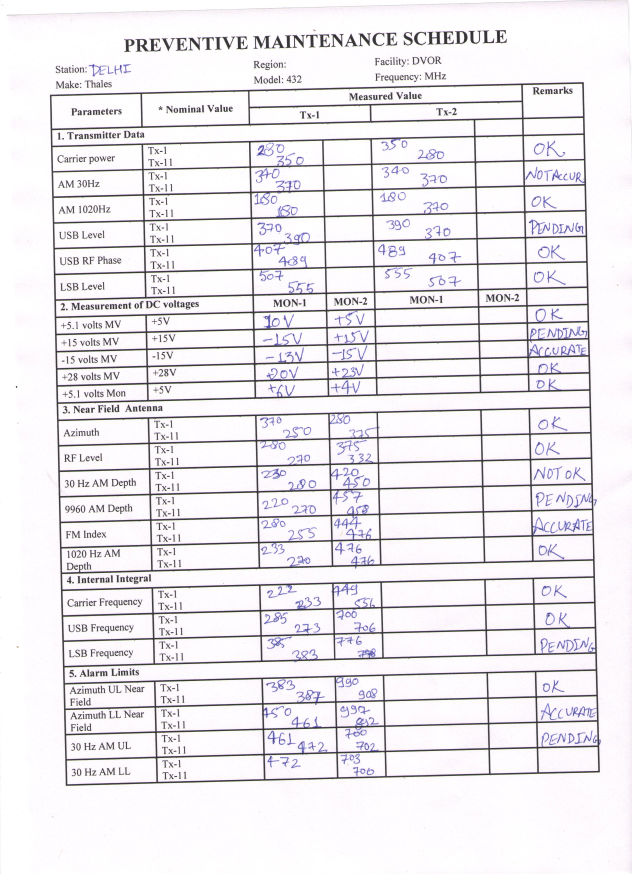
#> input picture images/Image.jpg, 2528 x 3507 px (shown at 1/4 size)
$ python -i crop_image.py   (imports and definitions only)
#> lines starting #> are read from the running program, lines starting #| are printed output that depends on the picture; after the words box and inside, x2 and y2 are one past the last pixel; in counts of white or black regions, pixels touching at a corner belong together
import cv2
import numpy as np
import math

def crop_to_text(image):
    MAX_COLOR_VAL = 255
    BLOCK_SIZE = 15
    SUBTRACT_FROM_MEAN = -2

    img_bin = cv2.adaptiveThreshold(
        ~image,
        MAX_COLOR_VAL,
        cv2.ADAPTIVE_THRESH_MEAN_C,
        cv2.THRESH_BINARY,
        BLOCK_SIZE,
        SUBTRACT_FROM_MEAN,
    )

    img_h, img_w = image.shape
    horizontal_kernel = cv2.getStructuringElement(cv2.MORPH_RECT, (int(img_w * 0.5), 1))
    vertical_kernel = cv2.getStructuringElement(cv2.MORPH_RECT, (1, int(img_h * 0.7)))
    horizontal_lines = cv2.morphologyEx(img_bin, cv2.MORPH_OPEN, horizontal_kernel)
    vertical_lines = cv2.morphologyEx(img_bin, cv2.MORPH_OPEN, vertical_kernel)
    both = horizontal_lines + vertical_lines
    cleaned = img_bin - both

    # Get rid of little noise.
    kernel = cv2.getStructuringElement(cv2.MORPH_ELLIPSE, (3, 3))
    opened = cv2.morphologyEx(cleaned, cv2.MORPH_OPEN, kernel)
    opened = cv2.dilate(opened, kernel)

    contours, hierarchy = cv2.findContours(opened, cv2.RETR_LIST, cv2.CHAIN_APPROX_SIMPLE)
    bounding_rects = [cv2.boundingRect(c) for c in contours]
    NUM_PX_COMMA = 6
    MIN_CHAR_AREA = 5 * 9
    char_sized_bounding_rects = [(x, y, w, h) for x, y, w, h in bounding_rects if w * h > MIN_CHAR_AREA]
    if char_sized_bounding_rects:
        minx, miny, maxx, maxy = math.inf, math.inf, 0, 0
        for x, y, w, h in char_sized_bounding_rects:
            minx = min(minx, x)
            miny = min(miny, y)
            maxx = max(maxx, x + w)
            maxy = max(maxy, y + h)
        x, y, w, h = minx, miny, maxx - minx, maxy - miny
        cropped = image[y:min(img_h, y+h+NUM_PX_COMMA), x:min(img_w, x+w)]
    else:
        # If we morphed out all of the text, assume an empty image.
        cropped = MAX_COLOR_VAL * np.ones(shape=(20, 100), dtype=np.uint8)
    bordered = cv2.copyMakeBorder(cropped, 5, 5, 5, 5, cv2.BORDER_CONSTANT, None, 255)
    return bordered


#image = cv2.imread(r"D:\study\SIH\clips\a21.png", cv2.IMREAD_GRAYSCALE)
#image = crop_to_text(image)
#cv2.imwrite(r"D:\study\SIH\images\a18.png", image)

>>> import cv2
>>> picture = cv2.imread('images/Image.jpg', cv2.IMREAD_GRAYSCALE)
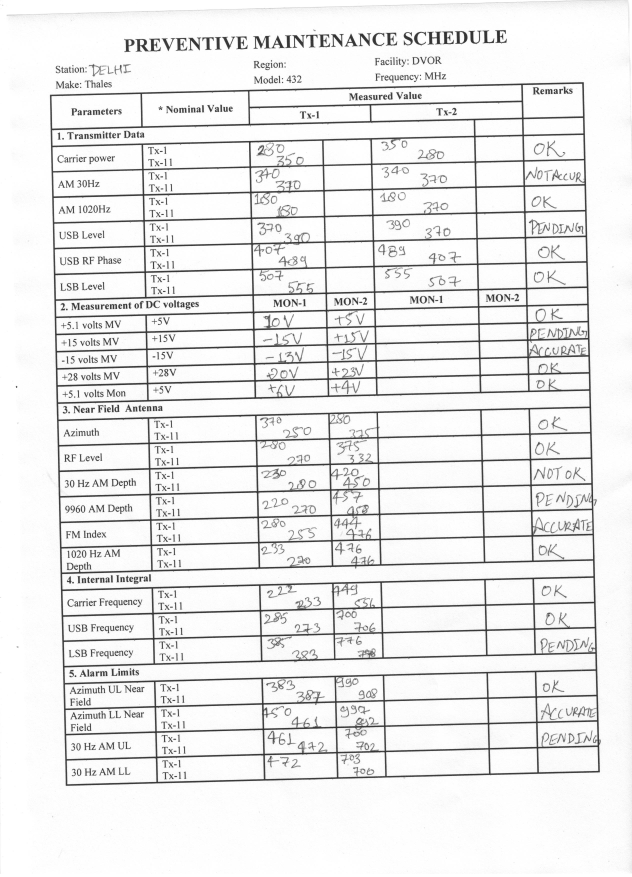
#> picture: shape (3507, 2528) (shown at 1/4 size); min 29, max 255, mean 235.1
>>> result = crop_to_text(picture)
#> in crop_to_text, `img_bin = cv2.adaptiveThreshold( ~image, MAX_COLOR_VAL, cv2.ADAPTIVE_T..`:
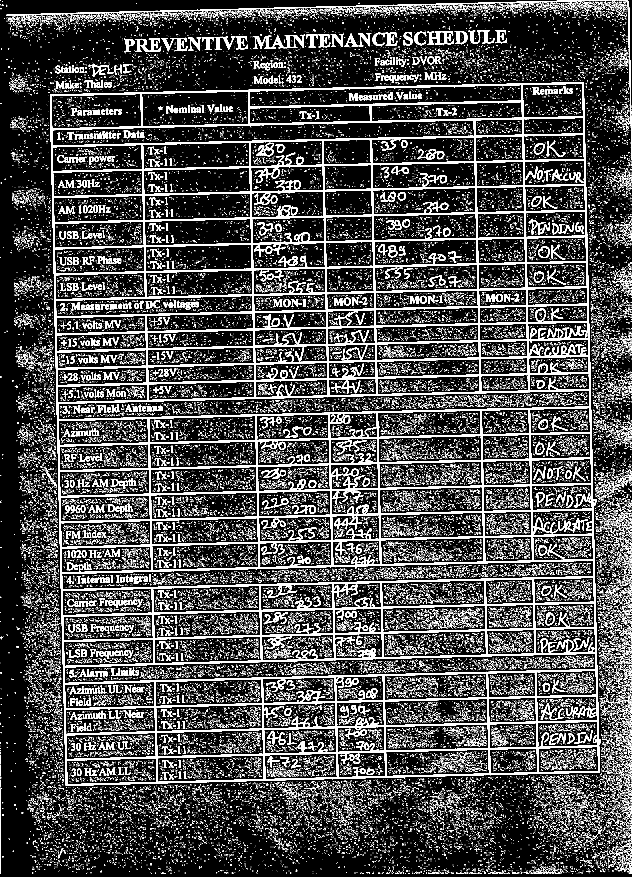
#> img_bin: shape (3507, 2528) (shown at 1/4 size); 14.5% white; 97581 white regions (95421 under 20 px), largest, box (x1, y1, x2, y2) and area: (200, 329, 2403, 3144) 576407, (25, 0, 2415, 67) 8198, (541, 154, 644, 208) 2444
#> in crop_to_text, `horizontal_lines = cv2.morphologyEx(img_bin, cv2.MORPH_OPEN, horizonta..`: horizontal_lines: shape (3507, 2528); every value is 0
#> in crop_to_text, `opened = cv2.morphologyEx(cleaned, cv2.MORPH_OPEN, kernel)`:
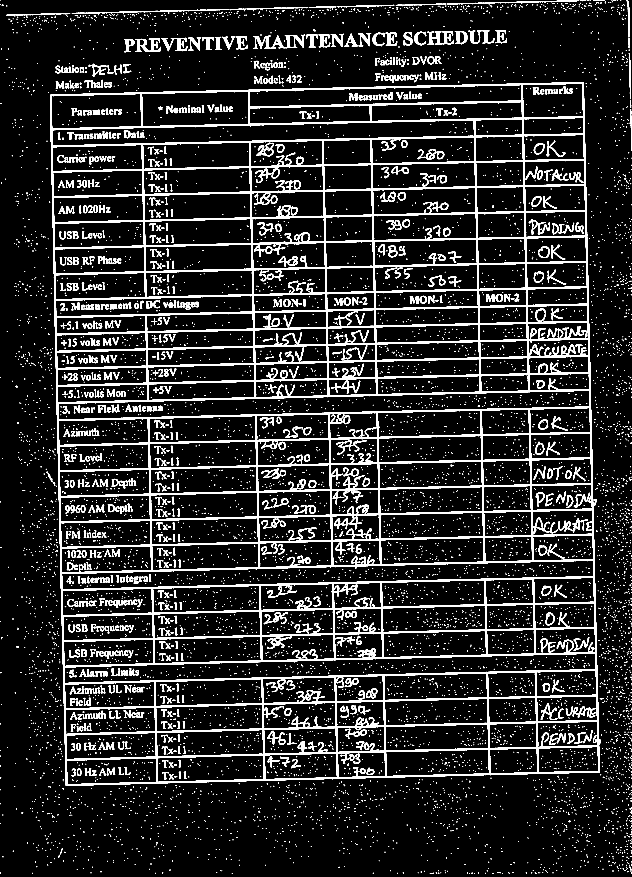
#> opened: shape (3507, 2528) (shown at 1/4 size); 10.3% white; 9617 white regions (8430 under 20 px), largest, box (x1, y1, x2, y2) and area: (200, 329, 2403, 3144) 571140, (541, 154, 644, 208) 2429, (1012, 142, 1083, 196) 1563
#> in crop_to_text, `opened = cv2.dilate(opened, kernel)`:
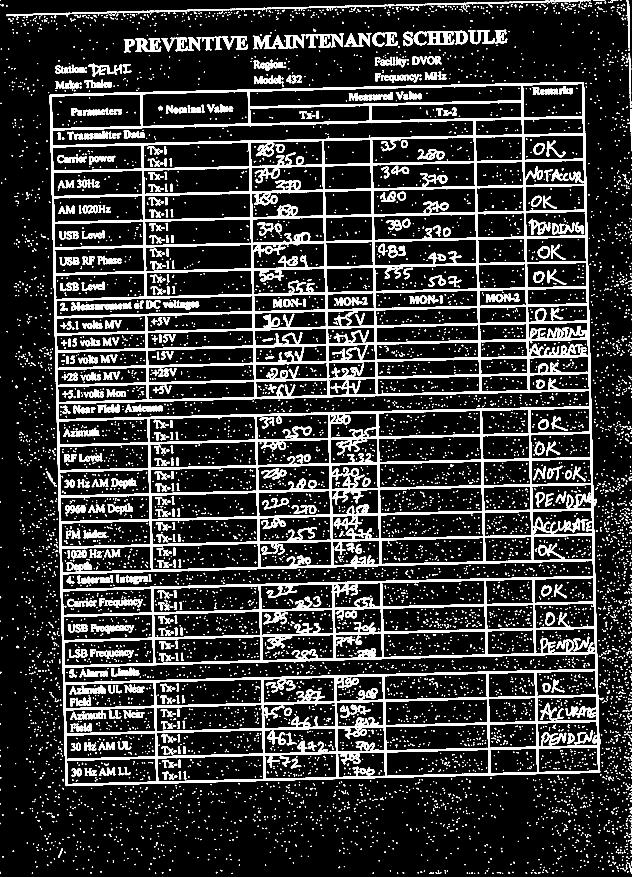
#> opened: shape (3507, 2528) (shown at 1/4 size); 14.7% white; 8938 white regions (6403 under 20 px)
#> in crop_to_text, `contours, hierarchy = cv2.findContours(opened, cv2.RETR_LIST, cv2.CHAI..`: contours = 9808 contours, 7876 with area under 20; largest, box (x1, y1, x2, y2) and area: (199, 328, 2404, 3145) 5909549, (233, 1563, 2358, 1678) 131266, (258, 2615, 2383, 2732) 130107, (248, 2242, 2374, 2358) 129274, (209, 481, 1896, 583) 102828
#> in crop_to_text, `bounding_rects = [cv2.boundingRect(c) for c in contours]`: bounding_rects = 9808 items, first 6: (2008, 3491, 5, 5), (1968, 3491, 7, 5), (1896, 3491, 5, 5), (1875, 3491, 6, 5), (926, 3491, 5, 5), (1939, 3490, 5, 5)
#> in crop_to_text, `char_sized_bounding_rects = [(x, y, w, h) for x, y, w, h in bounding_r..`: char_sized_bounding_rects = 2120 items, first 6: (1718, 3490, 18, 6), (2152, 3489, 10, 5), (1884, 3489, 7, 7), (1742, 3489, 8, 7), (2138, 3488, 9, 8), (2032, 3487, 9, 9)
#> the loop in crop_to_text, `for x, y, w, h in char_sized_bounding_rects:` made 2120 passes
#> (x, y, w, h, minx, miny, maxx) on passes 1 to 3: (1718, 3490, 18, 6, 1718, 3490, 1736), (2152, 3489, 10, 5, 1718, 3489, 2162), (1884, 3489, 7, 7, 1718, 3489, 2162)
#> in crop_to_text, `x, y, w, h = minx, miny, maxx - minx, maxy - miny`: x = 0; w = 2528; h = 3496
#> in crop_to_text, `cropped = image[y:min(img_h, y+h+NUM_PX_COMMA), x:min(img_w, x+w)]`:
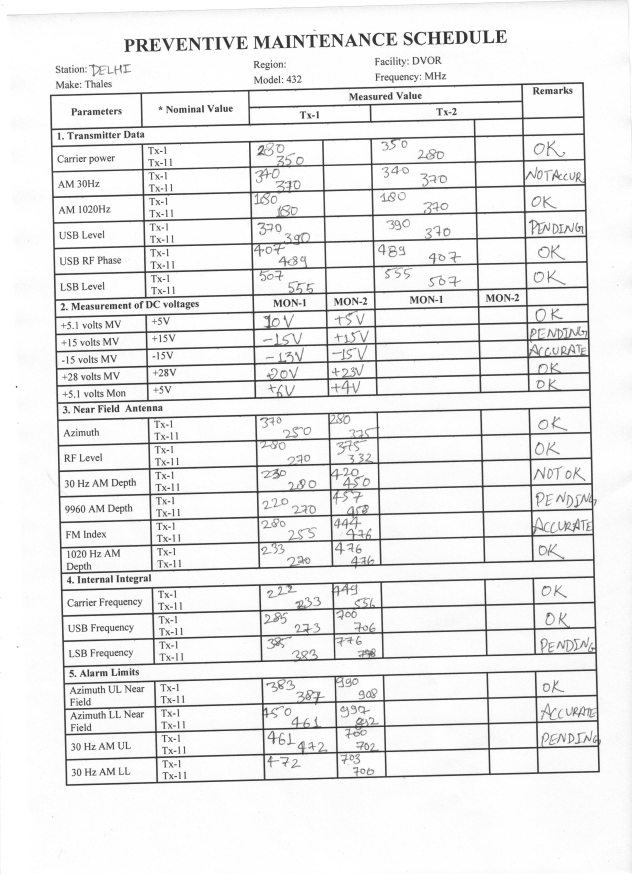
#> cropped: shape (3502, 2528) (shown at 1/4 size); min 29, max 255, mean 235
#> in crop_to_text, `bordered = cv2.copyMakeBorder(cropped, 5, 5, 5, 5, cv2.BORDER_CONSTANT..`:
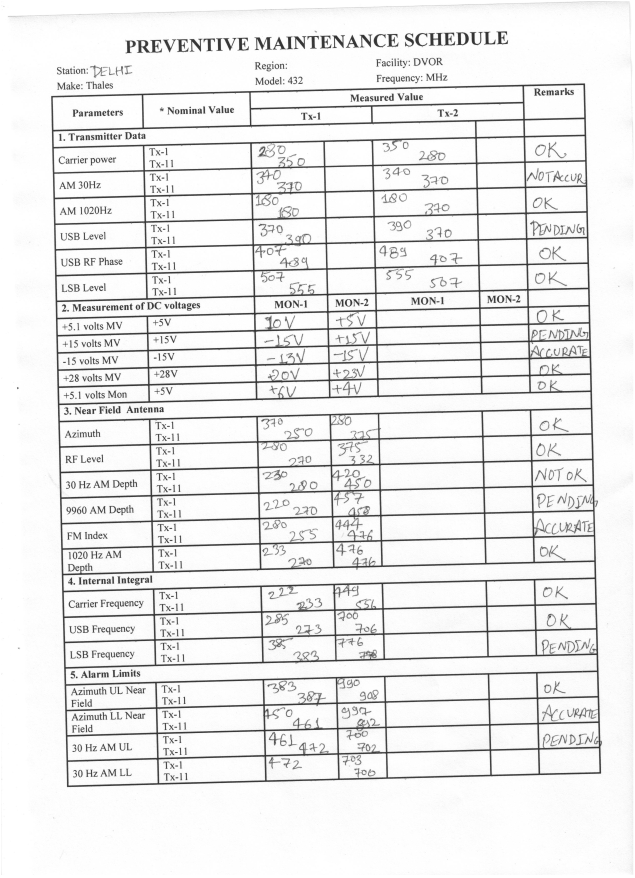
#> bordered: shape (3512, 2538) (shown at 1/4 size); min 29, max 255, mean 235.2

$ run again, on images/qqq.jpg
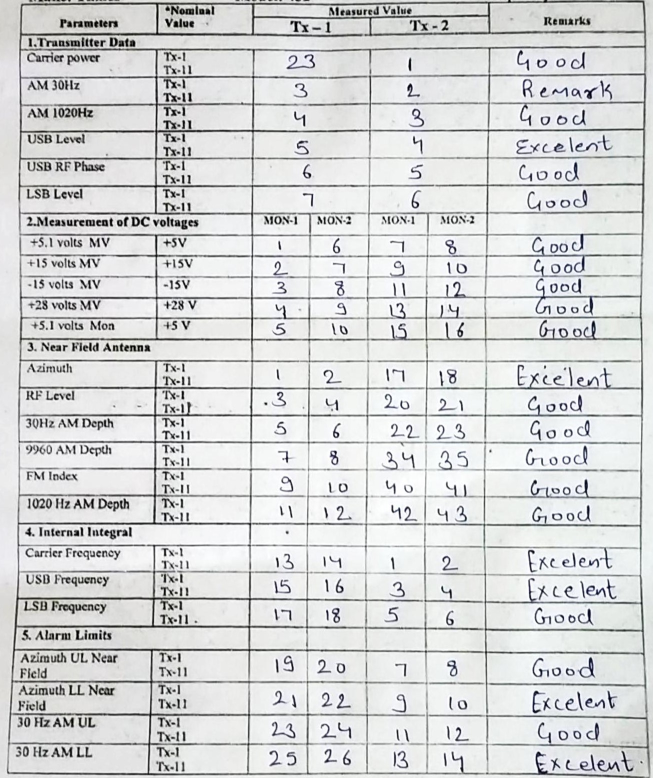
#> input picture images/qqq.jpg, 1306 x 1556 px (shown at 1/2 size)
#> in crop_to_text, `img_bin = cv2.adaptiveThreshold( ~image, MAX_COLOR_VAL, cv2.ADAPTIVE_T..`:
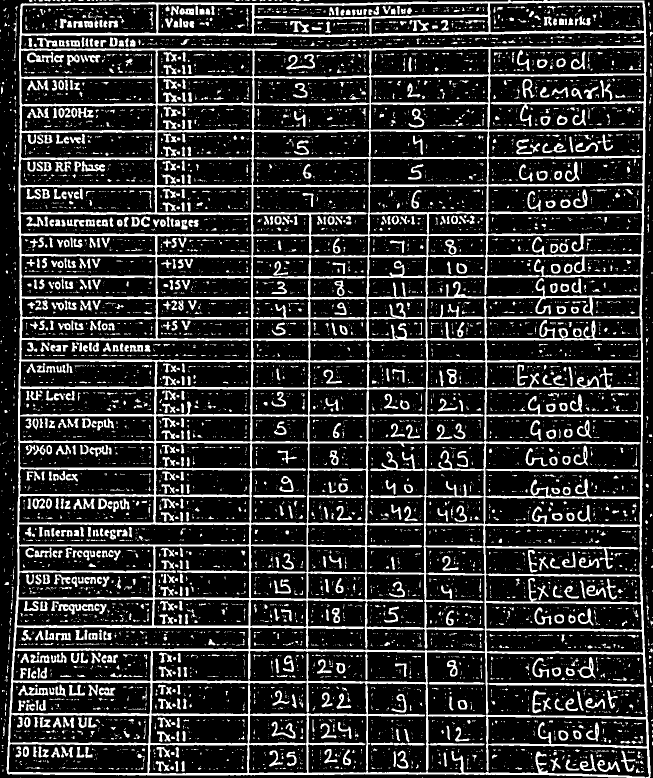
#> img_bin: shape (1556, 1306) (shown at 1/2 size); 19.9% white; 7989 white regions (6471 under 20 px), largest, box (x1, y1, x2, y2) and area: (13, 0, 1302, 1556) 225107, (972, 938, 1278, 944) 1436, (740, 903, 848, 943) 982
#> horizontal_lines: shape (1556, 1306); 1.8% white in thin lines or dots
#> vertical_lines: shape (1556, 1306); every value is 0
#> cleaned: shape (1556, 1306); 18.1% white; 8394 white regions (6704 under 20 px), largest, box (x1, y1, x2, y2) and area: (38, 0, 1293, 678) 57563, (22, 723, 1302, 1556) 46688, (26, 1090, 846, 1299) 13404
#> contours = 2861 contours, 1384 with area under 20; largest, box (x1, y1, x2, y2) and area: (12, 0, 1303, 1556) 1339390, (38, 680, 504, 937) 114436, (500, 596, 737, 1145) 102032, (732, 637, 971, 1147) 72232, (36, 992, 501, 1144) 66556
#> bounding_rects = 2861 items, first 6: (70, 1543, 13, 5), (1271, 1536, 17, 11), (432, 1535, 5, 5), (306, 1535, 5, 6), (251, 1535, 5, 5), (234, 1535, 5, 5)
#> char_sized_bounding_rects = 1423 items, first 6: (70, 1543, 13, 5), (1271, 1536, 17, 11), (1034, 1534, 11, 6), (395, 1534, 8, 7), (280, 1534, 8, 6), (742, 1533, 8, 6)
#> the loop in crop_to_text, `for x, y, w, h in char_sized_bounding_rects:` made 1423 passes
#> (x, y, w, h, minx, miny, maxx) on passes 1 to 3: (70, 1543, 13, 5, 70, 1543, 83), (1271, 1536, 17, 11, 70, 1536, 1288), (1034, 1534, 11, 6, 70, 1534, 1288)
#> in crop_to_text, `x, y, w, h = minx, miny, maxx - minx, maxy - miny`: x = 1; y = 0; w = 1305; h = 1556
#> in crop_to_text, `bordered = cv2.copyMakeBorder(cropped, 5, 5, 5, 5, cv2.BORDER_CONSTANT..`:
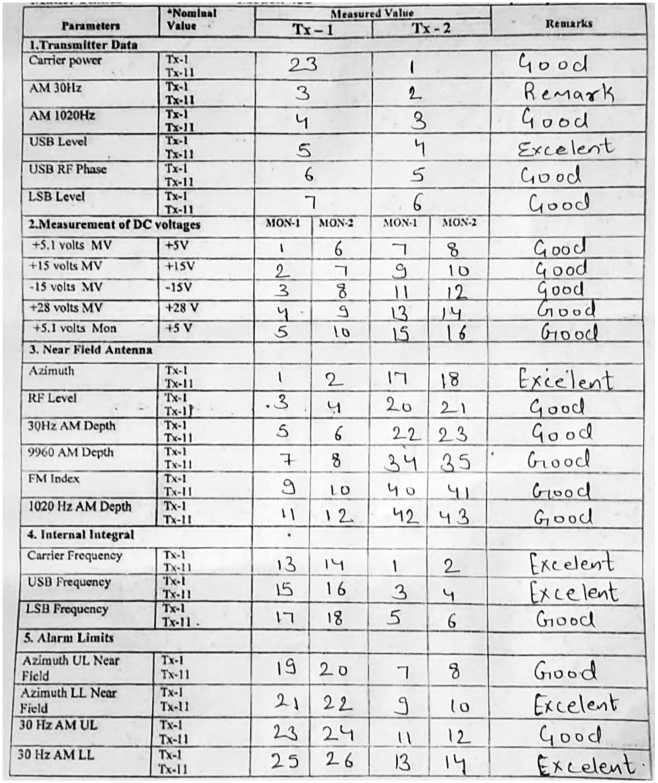
#> bordered: shape (1566, 1315) (shown at 1/2 size); min 0, max 255, mean 214.4
